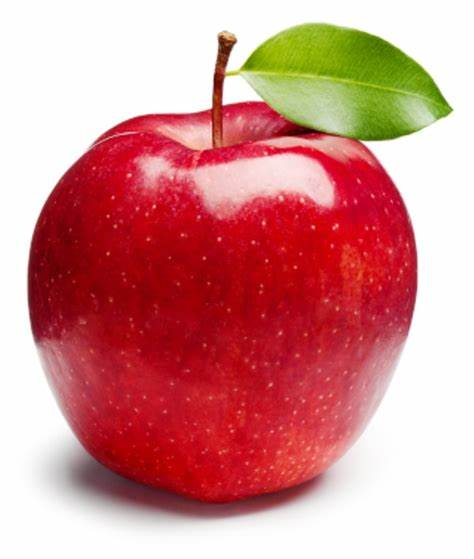
#> input picture gambar apel.jpeg, 474 x 559 px
$ python citra_flipping.py
#> lines starting #> are read from the running program, lines starting #| are printed output that depends on the picture
from PIL import Image

def flipping_vertikal(gambar, nama_setelah_disave):
#> called with gambar = 'gambar apel.jpeg', nama_setelah_disave = 'gambar_flip_vertikal.jpg'
    CITRA = Image.open(gambar)
#> CITRA is the input picture: PIL image 474x559 RGB; mean R, G, B 210.9, 142.3, 140.8
    PIXEL = CITRA.load()

    ukuran_horizontal = CITRA.size[0]
#> ukuran_horizontal = 474
    ukuran_vertikal = CITRA.size[1]
#> ukuran_vertikal = 559

    CITRA_BARU = Image.new("RGB", (ukuran_horizontal, ukuran_vertikal))
#> CITRA_BARU: PIL image 474x559 RGB; every value is 0
    PIXEL_BARU = CITRA_BARU.load()

    for x in range(ukuran_horizontal):
        for y in range(ukuran_vertikal):
            PIXEL_BARU[x, y] = PIXEL[x, ukuran_vertikal - 1 - y]
    CITRA_BARU.show()
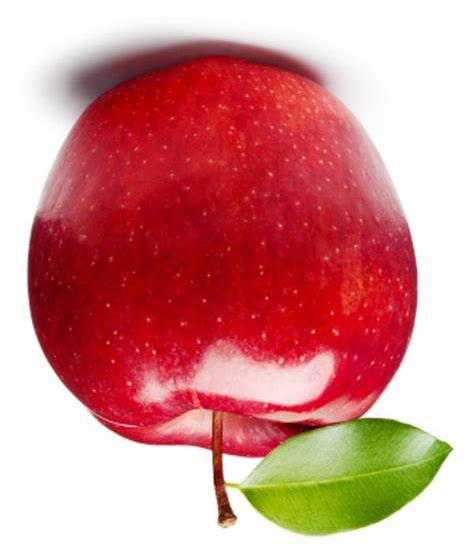
#> shown: PIL image 474x559 RGB; mean R, G, B 210.9, 142.3, 140.8
    CITRA_BARU.save(nama_setelah_disave)


def flipping_horizontal(gambar, nama_setelah_disave):
#> called with gambar = 'gambar apel.jpeg', nama_setelah_disave = 'gambar_flip_horizontal.jpg'
    CITRA = Image.open(gambar)
    PIXEL = CITRA.load()

    ukuran_horizontal = CITRA.size[0]
#> ukuran_horizontal = 474
    ukuran_vertikal = CITRA.size[1]
#> ukuran_vertikal = 559

    CITRA_BARU = Image.new("RGB", (ukuran_horizontal, ukuran_vertikal))
    PIXEL_BARU = CITRA_BARU.load()

    for x in range(ukuran_horizontal):
        for y in range(ukuran_vertikal):
            PIXEL_BARU[x, y] = PIXEL[ukuran_horizontal - 1 - x, y]

    CITRA_BARU.show()
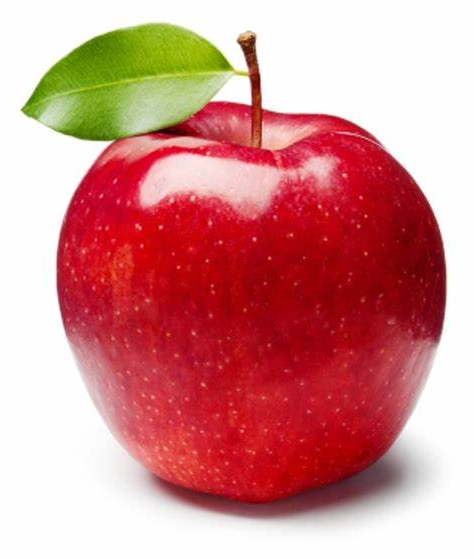
#> shown: PIL image 474x559 RGB; mean R, G, B 210.9, 142.3, 140.8
    CITRA_BARU.save(nama_setelah_disave)

def flipping_titik_asal(gambar, nama_setelah_disave):
#> called with gambar = 'gambar apel.jpeg', nama_setelah_disave = 'gambar_flip_titik_asal.jpg'
    CITRA = Image.open(gambar)
    PIXEL = CITRA.load()

    ukuran_horizontal = CITRA.size[0]
#> ukuran_horizontal = 474
    ukuran_vertikal = CITRA.size[1]
#> ukuran_vertikal = 559

    CITRA_BARU = Image.new("RGB", (ukuran_horizontal, ukuran_vertikal))
    PIXEL_BARU = CITRA_BARU.load()

    for x in range(ukuran_horizontal):
        for y in range(ukuran_vertikal):
            PIXEL_BARU[x, y] = PIXEL[ukuran_horizontal - 1 - x, ukuran_vertikal -1 -y]
    CITRA_BARU.show()
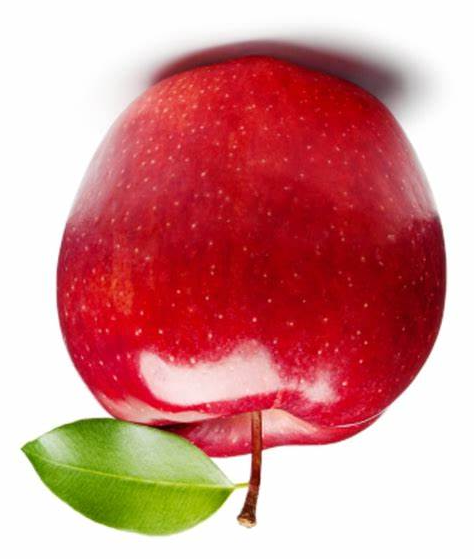
#> shown: PIL image 474x559 RGB; mean R, G, B 210.9, 142.3, 140.8
    CITRA_BARU.save(nama_setelah_disave)

flipping_vertikal('gambar apel.jpeg', 'gambar_flip_vertikal.jpg')
flipping_horizontal('gambar apel.jpeg', 'gambar_flip_horizontal.jpg')
flipping_titik_asal('gambar apel.jpeg', 'gambar_flip_titik_asal.jpg')

$ run again, with bunga.jpg copied over gambar apel.jpeg
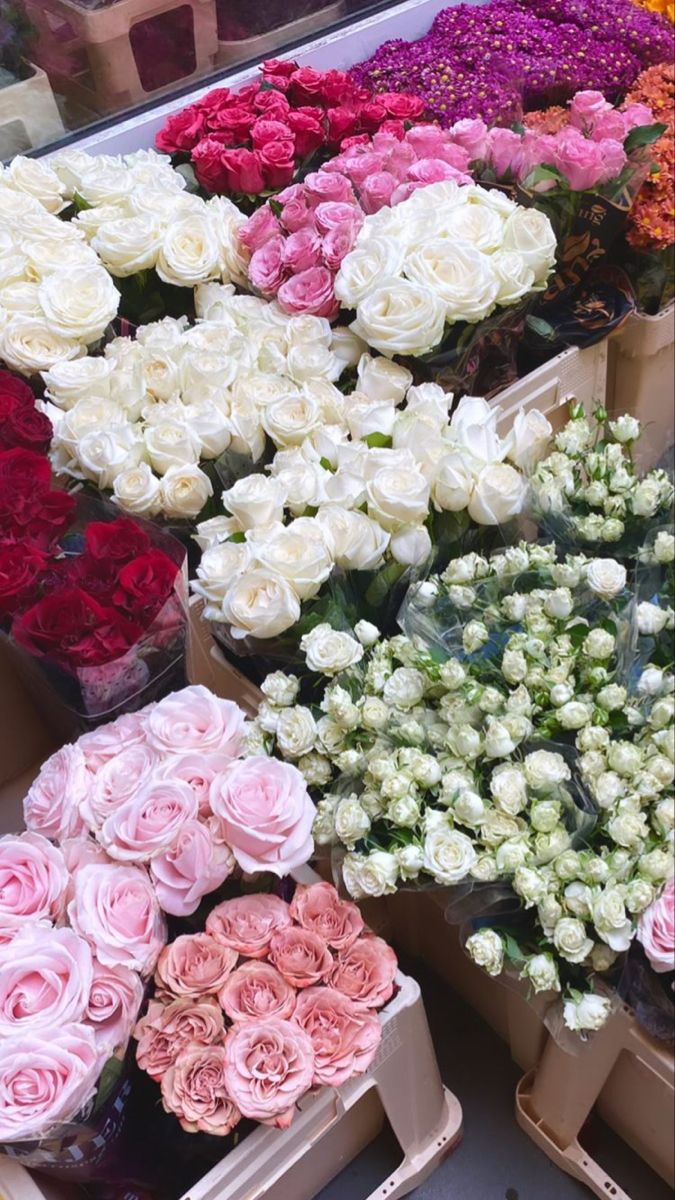
#> input picture bunga.jpg, 675 x 1200 px
#> in flipping_vertikal, CITRA is the input picture: PIL image 675x1200 RGB; mean R, G, B 151.7, 125.6, 130.5
#> CITRA_BARU: PIL image 675x1200 RGB; every value is 0
#> in flipping_horizontal, `CITRA_BARU.show()`:
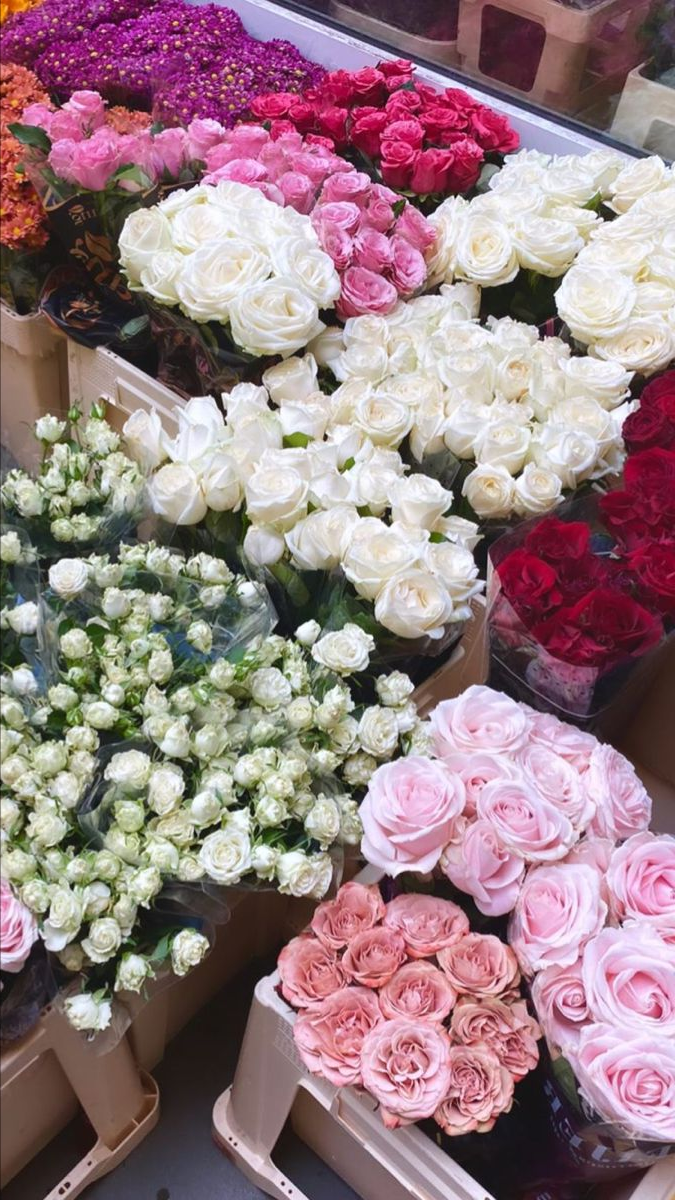
#> shown: PIL image 675x1200 RGB; mean R, G, B 151.7, 125.6, 130.5
#> in flipping_titik_asal, `CITRA_BARU.show()`:
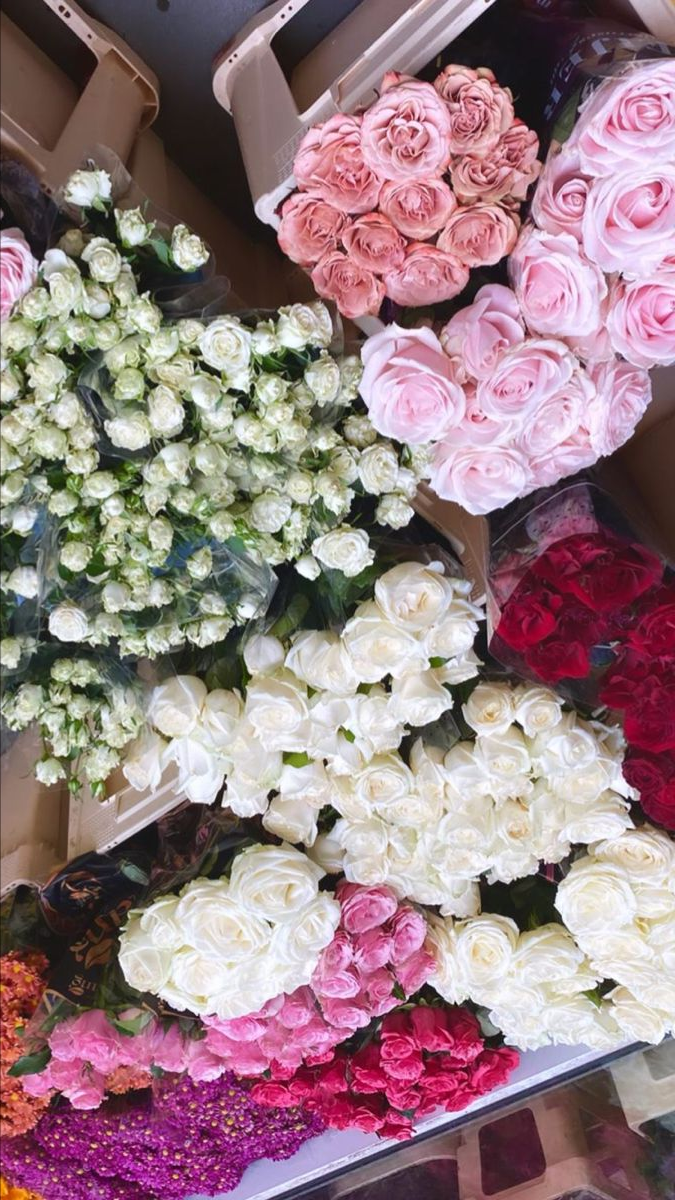
#> shown: PIL image 675x1200 RGB; mean R, G, B 151.7, 125.6, 130.5
